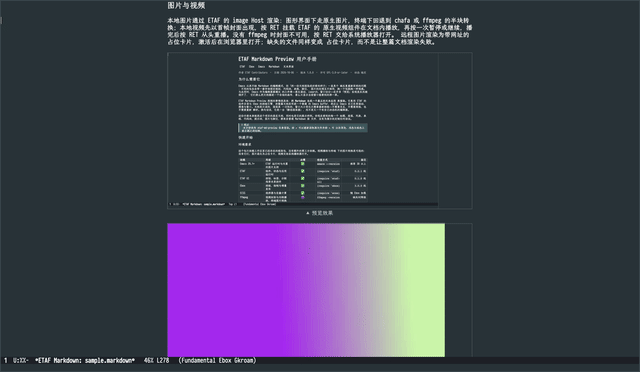
#> input picture tests/fixtures/preview-media.png, 640 x 372 px
$ python -i mermaid-matrix.py   (imports and definitions only)
#> lines starting #> are read from the running program, lines starting #| are printed output that depends on the picture
#!/usr/bin/env python3
"""Draw every mermaid fixture through the renderer the preview uses.

This is the tool's own check, separate from any application: it takes the
package's diagram configuration for each page palette, sends the whole matrix
to `scripts/mermaid-render.mjs` the way the preview does, and asserts what a
picture must satisfy before an application should trust it:

  * every kind draws, at a size that is not degenerate;
  * a category fill carries the page's ink and stands off the page;
  * the vector copy exists and carries its words as text, not as HTML boxes
    that only a browser can draw;
  * a renderer that is not a browser - here `rsvg-convert`, the engine Emacs
    draws SVG with - paints the same picture: same extent, and a similar amount
    of ink, which is what a missing or shrunken text layer shows up as.

`--keep DIR` writes every picture there so a person can look at them.  The
drawings themselves are judged by eye; this gate only refuses the defects that
have a measurement.

Run it with `make mermaid-check`.
"""
import sys

sys.dont_write_bytecode = True

import argparse
import json
import os
from pathlib import Path
import re
import shutil
import subprocess
import tempfile

from PIL import Image, ImageChops

ROOT = Path(__file__).resolve().parents[2]
FIXTURES = ROOT / "tests" / "fixtures" / "mermaid"
RENDERER = ROOT / "scripts" / "mermaid-render.mjs"
PROVIDERS = ("etaf", "etaf-ui", "ebox", "ecss")

PALETTES = ("dark", "light", "sepia")
PAGES = {"dark": "#191a1c", "light": "#ffffff", "sepia": "#f5ecd9"}

# A category fill has to carry the page's ink, and to stand off the page itself:
# mermaid derives both from the box colour by darkening it, which turns every
# slice, branch and period black on a dark page.  A line mermaid paints in the
# same fill - a mind map's branch, a timeline's rule - needs the second number.
LABEL_CONTRAST = 3.0
FILL_CONTRAST = 1.5

# How far the browser's raster and the other renderer may disagree: the extent
# of the drawing, and how much ink it lays down.  A text layer drawn smaller,
# in the wrong face or not at all moves both.
EXTENT_TOLERANCE = 0.03
INK_TOLERANCE = 0.25

CONFIG_PROGRAM = """
(progn
  (require 'etaf-md-preview)
  (let ((env (list :theme (quote {palette}))))
    (princ (json-encode (list :config (etaf-md-preview--mermaid-config env)
                              :palette (etaf-md-preview--typeset-palette env))))))
"""

OVERRIDE_COLOURS = {
    "override-init": "#ff00aa",
    "override-frontmatter": "#00aaff",
}


# [7 lines left out: function luminance, not called in this run]


def contrast(first, second):
    high, low = sorted((luminance(first), luminance(second)), reverse=True)
    return (high + 0.05) / (low + 0.05)


def rgb(text):
    text = text.lstrip("#")
    return tuple(int(text[index : index + 2], 16) for index in (0, 2, 4))


def hexed(colour):
    return "#%02x%02x%02x" % colour


# [54 lines left out: functions emacs_page, draw, page_image, ink, not called in this run]


def inked(image):
    """Return how many pixels differ from the page colour."""
    flat = image.convert("RGB")
    page = Image.new("RGB", flat.size, flat.getpixel((0, 0)))
    return sum(1 for value in ImageChops.difference(flat, page).convert("L").getdata() if value)


# [230 lines left out: functions check_colours, check_vector, check_agreement, check_repeat, check_override, main, not called in this run]


# [2 lines not run here, left out]

>>> from PIL import Image
>>> picture = Image.open('../fixtures/preview-media.png')
#> picture is the input picture: PIL image 640x372 P; mean R, G, B, A 65.2, 63.5, 83.1, 255
>>> result = inked(picture)
#> in inked, `page = Image.new("RGB", flat.size, flat.getpixel((0, 0)))`:
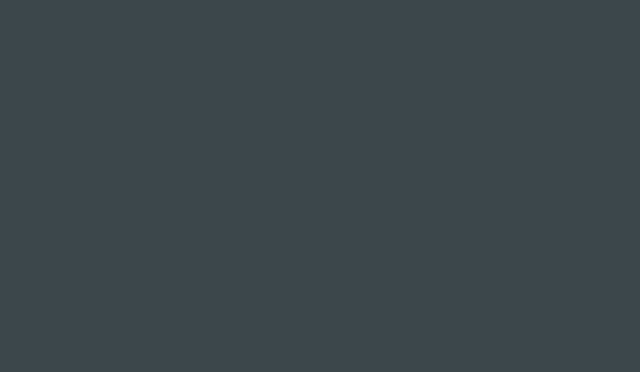
#> page: PIL image 640x372 RGB; mean R, G, B 60, 71, 75
#> result = 237190
